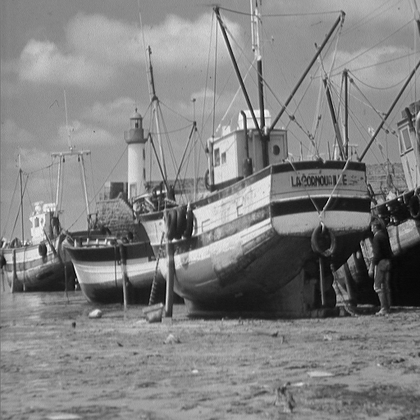
#> input picture boat.512.tiff, 420 x 420 px, shrunk from 512 x 512 before the run
$ python imageProcessing.py
#> lines starting #> are read from the running program, lines starting #| are printed output that depends on the picture
"""
Name: Shameen Shetty
ID	: 1001429743
"""
import numpy as np
import matplotlib.pyplot as plt
import matplotlib.image as mpimg
from scipy import ndimage


'''
	Function: imageProcessingFunction
	Parameters:
		1) imgName: This is the name of the image that we are reading from

		2) originalImgTitle: This means that we when plot the image and title it as
		"Original Image of Boat/Tank/Man" we write it to this parameter - originalImgTitle

		3) lowPass_ImgTitle: The title of the plot for the lowPass filtered image

		4) highPass_ImgTitle: The title of the plot for the highPass filtered image
	Returns: None
	Description: Reads in the name of the original image into a param called imgName, then
	reads the img using mpimg.imread(), we convert it to greyscale, then create a lowPass filter
	and a highPass filter and convolve each row of the original img with those respective filters
	and finally plot the original image, then the lowPass filtered img, and the highPass filtered
	img all in one plot.
'''
def imageProcessingFunction(imgName, originalImgTitle, lowPass_ImgTitle, highPass_ImgTitle):
	'''
	We want all the images (the original, the lowPass filtered img, and the highPass filtered img)
	to be on the same plot, hence we use subplots(3)
	'''
#> called with imgName = 'boat.512.tiff', originalImgTitle = 'Original Image of Boat', lowPass_ImgTitle = 'Blurred Image of Boat', highPass_ImgTitle = 'Edge Detection for boat'
	fig, axs = plt.subplots(3)

	img = mpimg.imread(imgName)
#> img is the input picture: shape (420, 420); min 0, max 255, mean 129.7

	'''Using cmap=plt.cm.gray so that instead of getting a yellow-green in the
	original img, we convert it to greyscale instead'''
	imgplot = axs[0].imshow(img, cmap=plt.cm.gray)
	axs[0].set_title(originalImgTitle)

	'''	Create a low pass filter which is a 10 point moving avg, that
	is h[n] has 10 values of 0.1 '''
	lowPassFilter = 0.1 * np.ones(10)

	height, width = img.shape
#> height = 420; width = 420


	''' Our lowPass filter, we will convolve each row of the image using img[n],
	and then append that result into a list called convolvedOutput_low'''
	convolvedOutput_low = []
	for n in range(height):
		result = np.convolve(lowPassFilter, img[n])
		convolvedOutput_low.append(result)
#> after the loop, convolvedOutput_low = 420 items

	lowpass_imgPlot = axs[1].imshow(convolvedOutput_low, cmap=plt.cm.gray)
	axs[1].set_title(lowPass_ImgTitle)

	''' Our highPass filter, we wil convolve it with each row of the original image
	and append the result into our convolvedOutput_high list'''
	highPassFilter = [-1, 1]
	convolvedOutput_high = []
	for n in range(height):
		result = np.convolve(highPassFilter, img[n])
		convolvedOutput_high.append(result)
#> after the loop, convolvedOutput_high = 420 items

	highPass_imgplot = axs[2].imshow(convolvedOutput_high, cmap=plt.cm.gray)
	axs[2].set_title(highPass_ImgTitle)

	fig.tight_layout() # So that the multiple subplots arent too close to each other


''' Main Function '''
if __name__ == "__main__":
#   Getting the names of all the pictures we are using, including their format
	boatPicture_Name = "boat.512.tiff"
	clockPicture_Name = "clock-5.1.12.tiff"
	manPicture_Name = "man-5.3.01.tiff"
	tankPicture_Name = "tank-7.1.07.tiff"
	darianGrayPicture_Name = "darinGrayNoise.jpg"


	''' Solving for boat'''
	imageProcessingFunction(boatPicture_Name, "Original Image of Boat", "Blurred Image of Boat", "Edge Detection for boat")

	''' Solving for clock'''
	imageProcessingFunction(clockPicture_Name, "Original Image of Clock", "Blurring Clock Image", "Edge Detection for Clock")
#> call 2 of imageProcessingFunction, with imgName = 'clock-5.1.12.tiff', originalImgTitle = 'Original Image of Clock', lowPass_ImgTitle = 'Blurring Clock Image', highPass_ImgTitle = 'Edge Detection for Clock'
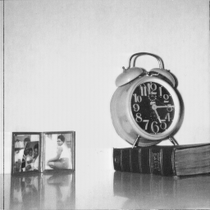
#> input picture clock-5.1.12.tiff, 210 x 210 px, shrunk from 256 x 256 before the run
#> in imageProcessingFunction, img is the input picture: shape (210, 210); min 26, max 246, mean 186
#> after the loop in imageProcessingFunction (call 2), `for n in range(height):`: convolvedOutput_low = 210 items

	''' Solving for man'''
	imageProcessingFunction(manPicture_Name, "Original Image for picture of Man", "Blurring Man Image", "Edge Detection for Man")
#> call 3 of imageProcessingFunction, with imgName = 'man-5.3.01.tiff', originalImgTitle = 'Original Image for picture of Man', lowPass_ImgTitle = 'Blurring Man Image', highPass_ImgTitle = 'Edge Detection for Man'
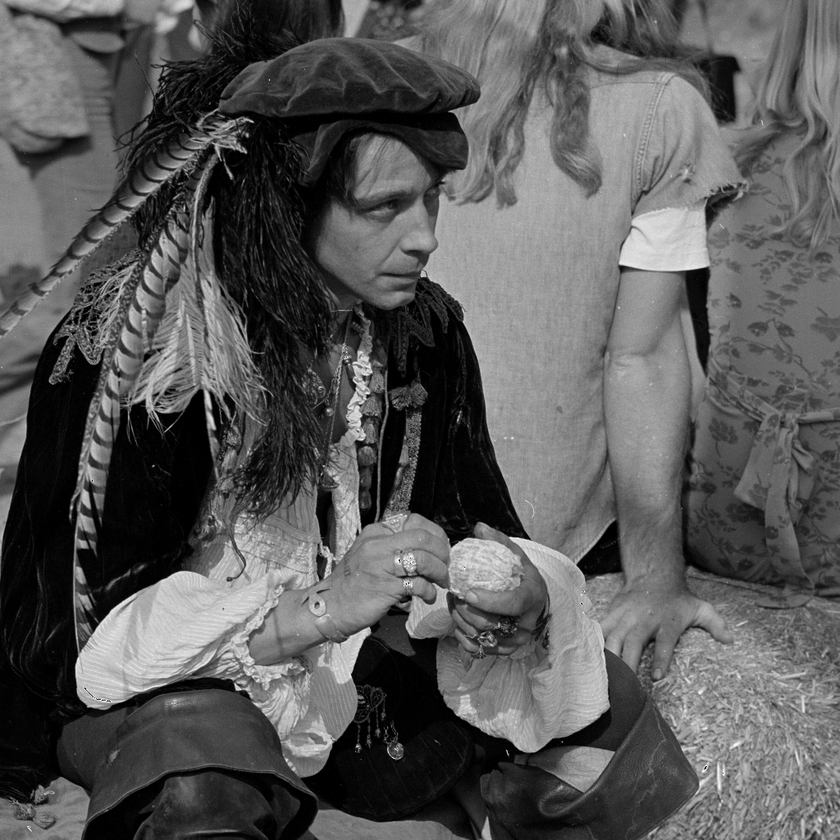
#> input picture man-5.3.01.tiff, 840 x 840 px, shrunk from 1024 x 1024 before the run
#> in imageProcessingFunction, img is the input picture: shape (840, 840); min 0, max 255, mean 89
#> after the loop in imageProcessingFunction (call 3), `for n in range(height):`: convolvedOutput_low = 840 items

	''' Solving for tank'''
	imageProcessingFunction(tankPicture_Name, "Original Image for picture of Tank", "Blurring Tank Image", "Edge Detection for Tank")
#> call 4 of imageProcessingFunction, with imgName = 'tank-7.1.07.tiff', originalImgTitle = 'Original Image for picture of Tank', lowPass_ImgTitle = 'Blurring Tank Image', highPass_ImgTitle = 'Edge Detection for Tank'
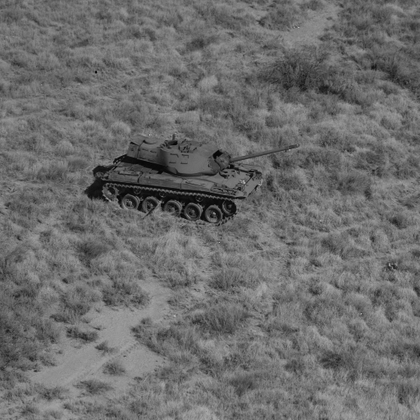
#> input picture tank-7.1.07.tiff, 420 x 420 px, shrunk from 512 x 512 before the run
#> in imageProcessingFunction, img is the input picture: shape (420, 420); min 3, max 184, mean 108.2
#> after the loop in imageProcessingFunction (call 4), `for n in range(height):`: convolvedOutput_low = 420 items


	''' Solving for Darian Gray'''

	fig5, axs5 = plt.subplots(3)


	img = mpimg.imread(darianGrayPicture_Name)
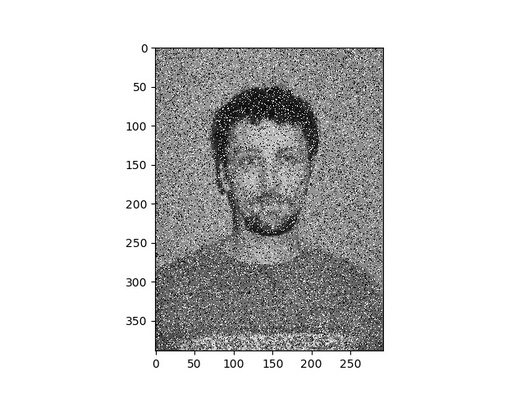
#> input picture darinGrayNoise.jpg, 525 x 394 px, shrunk from 640 x 480 before the run
#> img is the input picture: shape (394, 525); min 0, max 255, mean 209.6
	'''    cmap=plt.cm.gray so that instead of getting a yellow-green in the
	original img, we convert it to greyscale instead    '''
	imgplot1 = axs5[0].imshow(img, cmap=plt.cm.gray)
	axs5[0].set_title("Original Image with salt and pepper noise")

	'''
	Create a low pass filter which is a 10 point moving avg, that
	is h[n] has 10 values of 0.1
	'''
	lowPassFilter = 0.1 * np.ones(10)

	height, width = img.shape
#> height = 394; width = 525
	convolvedOutput_low = []
	for n in range(height):
		result = np.convolve(lowPassFilter, img[n])
		convolvedOutput_low.append(result)
#> after the loop, convolvedOutput_low = 394 items


	imgplot2 = axs5[1].imshow(convolvedOutput_low, cmap=plt.cm.gray)
	axs5[1].set_title("Removing noise  with lowPass filter")

	outputImage = ndimage.median_filter(img, 5)

	imgplot3 = axs5[2].imshow(outputImage, cmap=plt.cm.gray)
	axs5[2].set_title("Applying median filter to original image")

	fig5.tight_layout() #So that the multiple subplots arent too close to each other
	plt.show()
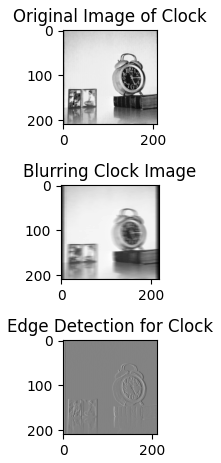
#> figure drawn by matplotlib, 3 panels
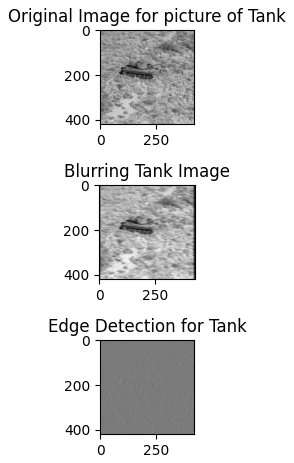
#> figure drawn by matplotlib, 3 panels
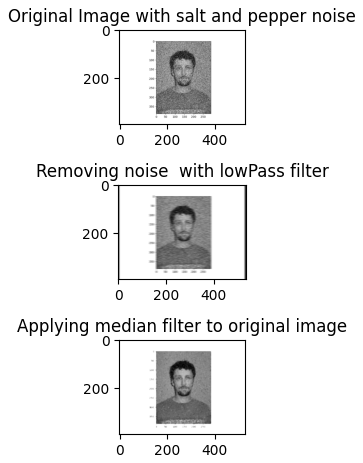
#> figure drawn by matplotlib, 3 panels
